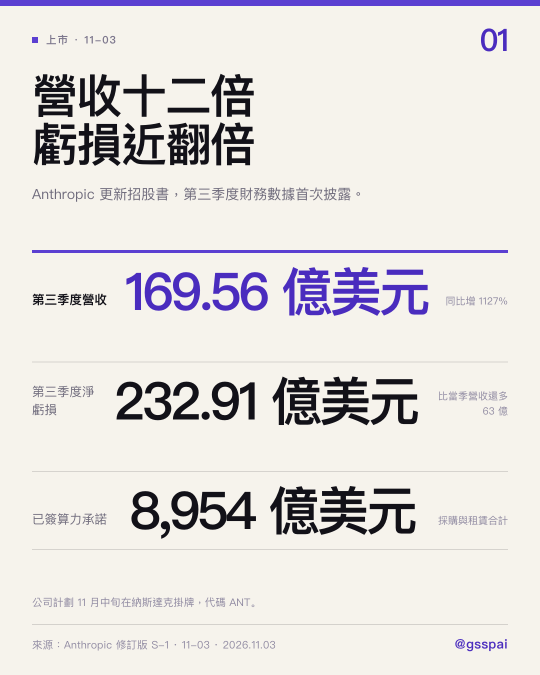
#> input picture 2026-11-03/配图/01-anthropic-s1-01.png, 1080 x 1350 px (shown at 1/2 size); its folder holds only this picture in this run
$ python make-preview.py '../2026-11-03/配图/01-anthropic-s1-01.png'
#> lines starting #> are read from the running program, lines starting #| are printed output that depends on the picture
#!/usr/bin/env python3
"""把当天的配图按条拼成一张总览图。<日期>/配图/NN-slug-MM.png -> <日期>/预览图.png

用法: python3 工具/make-preview.py 2026-10-30
"""
import sys, os, glob
from PIL import Image

def main():
    if len(sys.argv) < 2:
        print("用法: python3 工具/make-preview.py <YYYY-MM-DD>")
        sys.exit(1)
    date = sys.argv[1]
    root = os.path.join(os.path.dirname(os.path.dirname(os.path.abspath(__file__))), date)
    img_dir = os.path.join(root, "配图")
    if not os.path.isdir(img_dir):
        print(f"没找到 {img_dir}")
        sys.exit(1)

    # 按 NN 分组，组内按 MM 排序
    groups = {}
    for f in glob.glob(os.path.join(img_dir, "*.png")):
        base = os.path.basename(f)
        parts = base.split("-")
        if len(parts) < 3 or not parts[0].isdigit():
            continue
        nn, mm = parts[0], parts[-1].replace(".png", "")
        groups.setdefault(nn, []).append((mm, f))
    if not groups:
        print("配图目录里没有符合 NN-slug-MM.png 的文件")
        sys.exit(1)

    cols = sorted(groups.keys())
    rows = max(len(v) for v in groups.values())
    tw, th = 300, 375          # 单张缩略尺寸，与原图同比例 1080x1350
    gap, pad = 10, 24

    W = pad * 2 + len(cols) * tw + (len(cols) - 1) * gap
    H = pad * 2 + rows * th + (rows - 1) * gap
    canvas = Image.new("RGB", (W, H), (246, 243, 236))
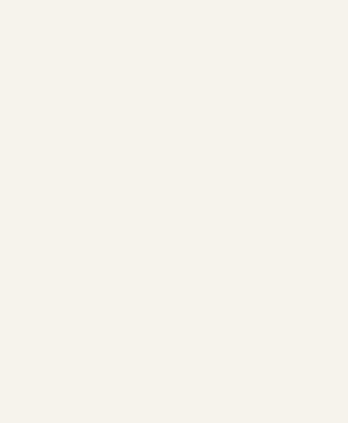
#> canvas: PIL image 348x423 RGB; mean R, G, B 246, 243, 236

    for ci, nn in enumerate(cols):
        for ri, (mm, path) in enumerate(sorted(groups[nn])):
            im = Image.open(path).convert("RGB").resize((tw, th), Image.LANCZOS)
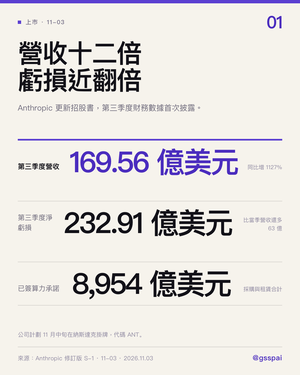
#> im: PIL image 300x375 RGB; mean R, G, B 227.4, 223.8, 222.4
            x = pad + ci * (tw + gap)
            y = pad + ri * (th + gap)
            canvas.paste(im, (x, y))
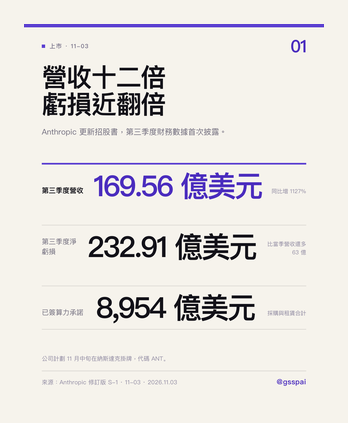
#> canvas: PIL image 348x423 RGB; mean R, G, B 231.8, 228.3, 225.6

    out = os.path.join(root, "预览图.png")
    canvas.save(out, optimize=True)
    print(f"✅ {out}（{W}x{H}，{len(cols)} 列 x {rows} 行，共 {sum(len(v) for v in groups.values())} 张）")

if __name__ == "__main__":
    main()

$ run again, on 2026-11-03/配图/02-openai-token-02.png
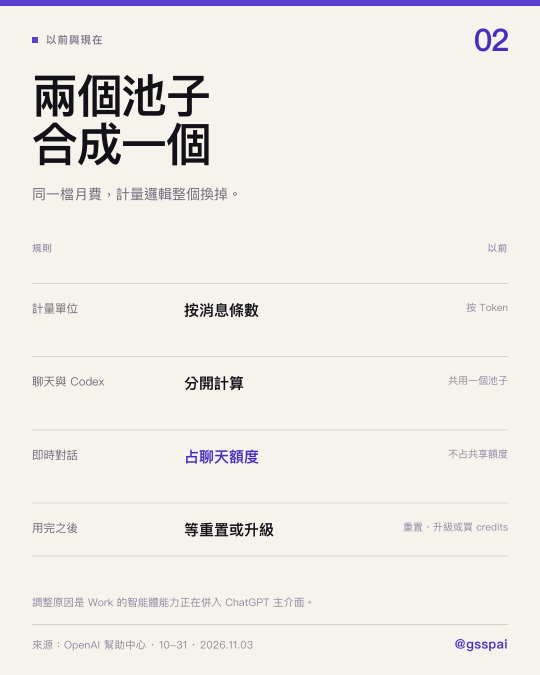
#> input picture 2026-11-03/配图/02-openai-token-02.png, 1080 x 1350 px (shown at 1/2 size)
#> in main, `im = Image.open(path).convert("RGB").resize((tw, th), Image.LANCZOS)`:
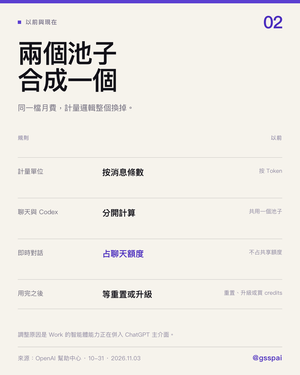
#> im: PIL image 300x375 RGB; mean R, G, B 238, 234.8, 230.2
#> in main, `canvas.paste(im, (x, y))`:
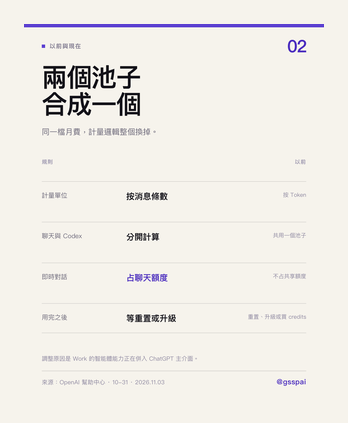
#> canvas: PIL image 348x423 RGB; mean R, G, B 239.9, 236.7, 231.5

$ run again, on 2026-11-03/配图/02-openai-token-03.png
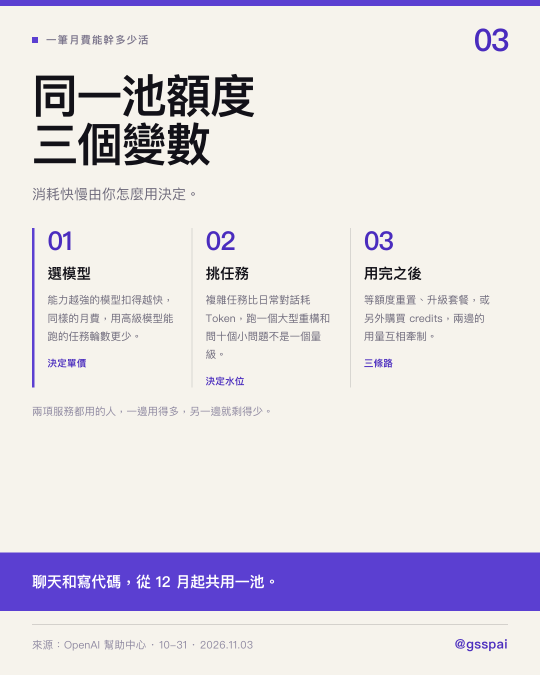
#> input picture 2026-11-03/配图/02-openai-token-03.png, 1080 x 1350 px (shown at 1/2 size)
#> in main, `im = Image.open(path).convert("RGB").resize((tw, th), Image.LANCZOS)`:
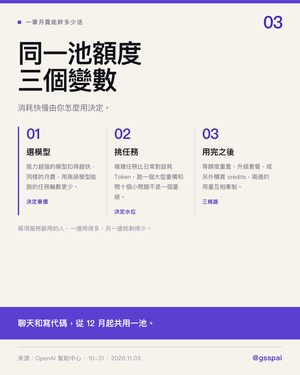
#> im: PIL image 300x375 RGB; mean R, G, B 223.8, 218.4, 227.1
#> in main, `canvas.paste(im, (x, y))`:
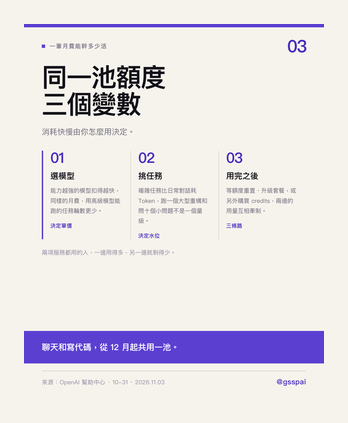
#> canvas: PIL image 348x423 RGB; mean R, G, B 229, 224.2, 229.2

$ run again, on 2026-11-03/配图/01-anthropic-s1-02.png
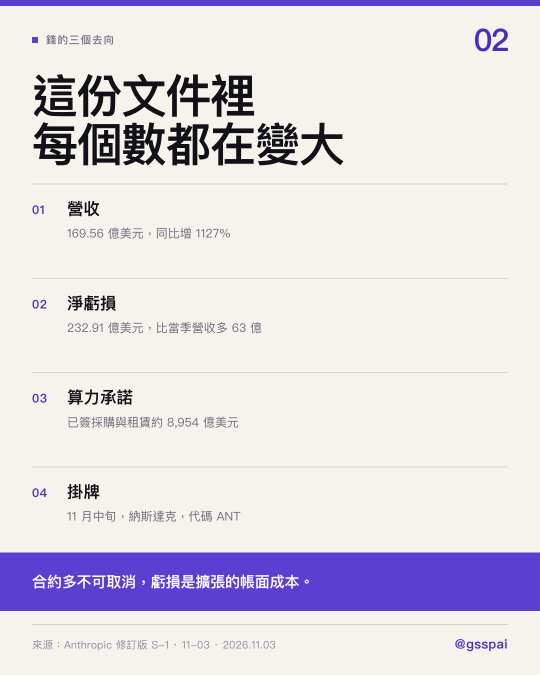
#> input picture 2026-11-03/配图/01-anthropic-s1-02.png, 1080 x 1350 px (shown at 1/2 size)
#> in main, `im = Image.open(path).convert("RGB").resize((tw, th), Image.LANCZOS)`:
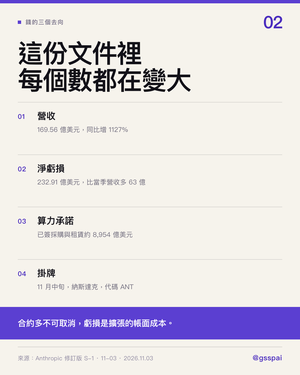
#> im: PIL image 300x375 RGB; mean R, G, B 223.1, 217.9, 225.9
#> in main, `canvas.paste(im, (x, y))`:
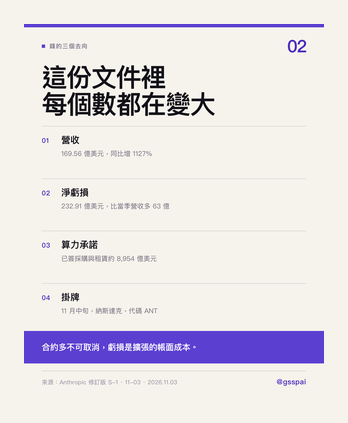
#> canvas: PIL image 348x423 RGB; mean R, G, B 228.5, 223.8, 228.2
